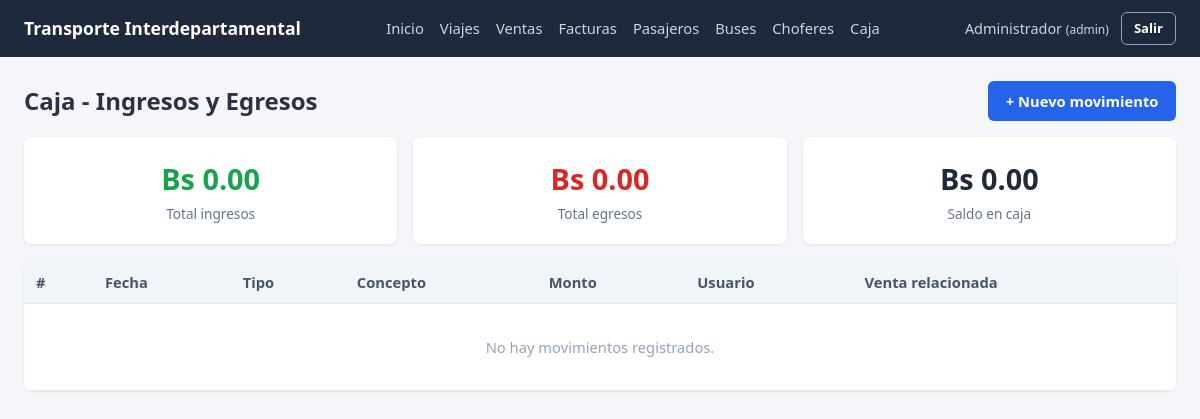
Page /caja/ (signed in) on the earlier database version.
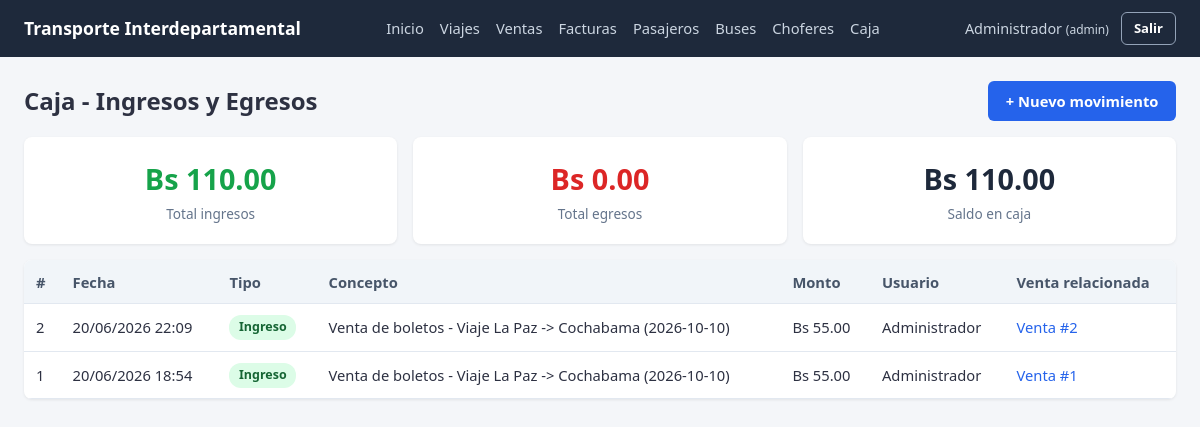
Same page on the later database version.
### app/models/usuario.py (models this page shows, shortened)
class Usuario(db.Model):
    __tablename__ = "usuario"
    id_usuario = db.Column(db.Integer, primary_key=True, autoincrement=True)
    usuario = db.Column(db.String(50), nullable=False, unique=True)
    password = db.Column(db.String(255), nullable=False)
    nombre = db.Column(db.String(100), nullable=False)
    rol = db.Column(db.String(20), nullable=False, default="encargado")  # admin | encargado
    activo = db.Column(db.Boolean, nullable=False, default=True)

### app/models/movimiento_caja.py (models this page shows, shortened)
class MovimientoCaja(db.Model):
    __tablename__ = "movimiento_caja"
    id_movimiento = db.Column(db.Integer, primary_key=True, autoincrement=True)
    fecha = db.Column(db.DateTime, nullable=False, default=datetime.now)
    tipo = db.Column(db.String(10), nullable=False)  # ingreso | egreso
    concepto = db.Column(db.String(150), nullable=False)
    monto = db.Column(db.Numeric(10, 2), nullable=False)
    id_usuario = db.Column(db.Integer, db.ForeignKey("usuario.id_usuario"), nullable=False)
    id_venta = db.Column(db.Integer, db.ForeignKey("venta.id_venta"), nullable=True)  # si viene de una venta
    usuario = db.relationship("Usuario")
    venta = db.relationship("Venta")

### app/routes/caja.py (the view)
@caja_bp.route("/")
@login_required
def listar():
    movimientos = caja_service.listar_movimientos()
    balance = caja_service.calcular_balance()
    return render_template("caja/listar.html", movimientos=movimientos, balance=balance)

### app/services/caja_service.py (called while the page is built)
def listar_movimientos():
    return MovimientoCaja.query.order_by(MovimientoCaja.id_movimiento.desc()).all()

def calcular_balance():
    movimientos = listar_movimientos()
    total_ingresos = sum((Decimal(str(m.monto)) for m in movimientos if m.tipo == "ingreso"), start=Decimal("0"))
    total_egresos = sum((Decimal(str(m.monto)) for m in movimientos if m.tipo == "egreso"), start=Decimal("0"))
    return {
        "ingresos": total_ingresos,
        "egresos": total_egresos,
        "saldo": total_ingresos - total_egresos,
    }

### app/utils/auth.py (called while the page is built)
def login_required(view_func):
    @wraps(view_func)
    def wrapper(*args, **kwargs):
        if "id_usuario" not in session:
            flash("Debes iniciar sesión para continuar.", "warning")
            return redirect(url_for("auth.login"))
        return view_func(*args, **kwargs)
    return wrapper

### templates/caja/listar.html (shortened to what this page needs)
{% extends "base.html" %}
{% block content %}
<div class="mb-2" style="display:flex; justify-content:space-between; align-items:center;">
    <h2>Caja - Ingresos y Egresos</h2>
    <a href="{{ url_for('caja.registrar') }}" class="btn btn-primary">+ Nuevo movimiento</a>
</div>
<div class="grid grid-3 mb-2">
    <div class="stat-box positive">
        <div class="stat-value">Bs {{ "%.2f"|format(balance.ingresos) }}</div>
        <div class="stat-label">Total ingresos</div>
    </div>
    <div class="stat-box negative">
        <div class="stat-value">Bs {{ "%.2f"|format(balance.egresos) }}</div>
        <div class="stat-label">Total egresos</div>
    </div>
    <div class="stat-box">
        <div class="stat-value">Bs {{ "%.2f"|format(balance.saldo) }}</div>
        <div class="stat-label">Saldo en caja</div>
    </div>
</div>
<div class="table-wrapper">
    <table>
        <thead>
            <tr>
                <th>#</th>
                <th>Fecha</th>
                <th>Tipo</th>
                <th>Concepto</th>
                <th>Monto</th>
                <th>Usuario</th>
                <th>Venta relacionada</th>
            </tr>
        </thead>
        <tbody>
            {% for m in movimientos %}
            <tr>
                <td>{{ m.id_movimiento }}</td>
                <td>{{ m.fecha.strftime("%d/%m/%Y %H:%M") }}</td>
                <td>
                    {% if m.tipo == "ingreso" %}
                    <span class="badge badge-success">Ingreso</span>
                    {% else %}
                    <span class="badge badge-danger">Egreso</span>
                    {% endif %}
                </td>
                <td>{{ m.concepto }}</td>
                <td>Bs {{ "%.2f"|format(m.monto) }}</td>
                <td>{{ m.usuario.nombre }}</td>
                <td>
                    {% if m.id_venta %}
                    <a href="{{ url_for('ventas.detalle', id_venta=m.id_venta) }}">Venta #{{ m.id_venta }}</a>
                    {% else %}
                    -
                    {% endif %}
                </td>
            </tr>
            {% else %}
            <tr><td colspan="7" class="empty-state">No hay movimientos registrados.</td></tr>
            {% endfor %}
        </tbody>
    </table>
</div>
{% endblock %}

### templates/base.html (shortened to what this page needs)
<!DOCTYPE html>
<html lang="es">
<head>
    <link rel="stylesheet" href="{{ url_for('static', filename='css/style.css') }}">
</head>
<body>
    {% if session.id_usuario %}
    <header class="topbar">
        <div class="topbar-brand">
            <span>Transporte Interdepartamental</span>
        </div>
        <nav class="topbar-nav">
            <a href="{{ url_for('dashboard.index') }}">Inicio</a>
            <a href="{{ url_for('viajes.listar') }}">Viajes</a>
            <a href="{{ url_for('ventas.listar') }}">Ventas</a>
            <a href="{{ url_for('facturas.listar') }}">Facturas</a>
            <a href="{{ url_for('pasajeros.listar') }}">Pasajeros</a>
            <a href="{{ url_for('buses.listar') }}">Buses</a>
            <a href="{{ url_for('choferes.listar') }}">Choferes</a>
            <a href="{{ url_for('caja.listar') }}">Caja</a>
        </nav>
        <div class="topbar-user">
            <span>{{ session.nombre }} <small>({{ session.rol }})</small></span>
            <a href="{{ url_for('auth.logout') }}" class="btn btn-sm btn-outline">Salir</a>
        </div>
    </header>
    {% endif %}
    <main class="container">
        {% block content %}{% endblock %}
    </main>
</body>
</html>

Differences in the rows shown:
now on this page (row unchanged): Usuario: nombre "Administrador"
added MovimientoCaja: id_movimiento "2", fecha "20/06/2026 22:09", tipo "Ingreso", concepto "Venta de boletos - Viaje La Paz -> Cochabama (2026-10-10)", monto "55.00", usuario.nombre "Administrador", id_venta "2"
added MovimientoCaja: id_movimiento "1", fecha "20/06/2026 18:54", tipo "Ingreso", concepto "Venta de boletos - Viaje La Paz -> Cochabama (2026-10-10)", monto "55.00", usuario.nombre "Administrador", id_venta "1"
Other differences:
{{ "%.2f"|format(balance.ingresos) }}: "0.00" → "110.00"
{{ "%.2f"|format(balance.saldo) }}: "0.00" → "110.00"
{{ session.nombre }}: "Administrador" → (not shown)
text no longer shown: "No hay movimientos registrados."
